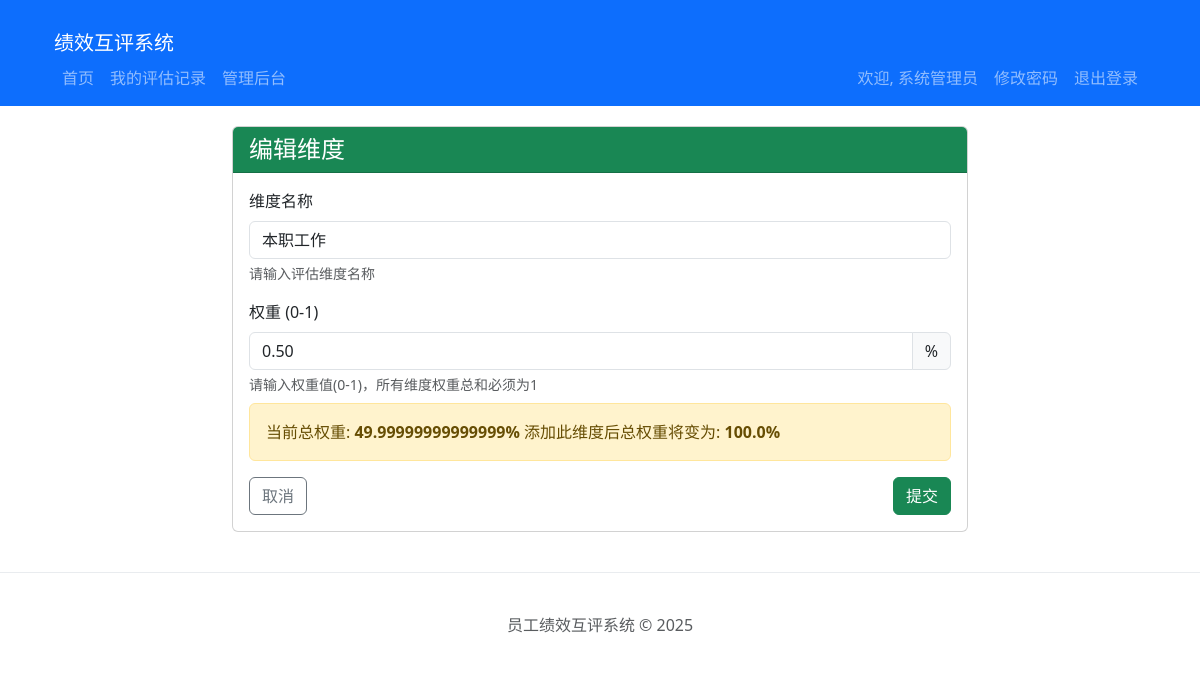
Page /admin/dimensions/edit/1 (signed in) on the committed database.
### models.py (models this page shows, shortened)
class Employee(UserMixin, db.Model):
    __tablename__ = 'employees'
    id = db.Column(db.Integer, primary_key=True)
    employee_id = db.Column(db.String(20), unique=True, nullable=False)
    name = db.Column(db.String(100), nullable=False)
    position = db.Column(db.String(100), nullable=False)
    password_hash = db.Column(db.String(256), nullable=False)
    is_admin = db.Column(db.Boolean, default=False)
    is_frozen = db.Column(db.Boolean, default=False)
    role = db.Column(db.String(20), default='员工', nullable=False)
    position_coefficient = db.Column(db.Float, default=1.0, nullable=False)
    created_at = db.Column(db.DateTime, default=datetime.utcnow)
    updated_at = db.Column(db.DateTime, default=datetime.utcnow, onupdate=datetime.utcnow)

class EvaluationDimension(db.Model):
    __tablename__ = 'evaluation_dimensions'
    id = db.Column(db.Integer, primary_key=True)
    name = db.Column(db.String(100), nullable=False)
    status = db.Column(db.String(20), default='published', nullable=False)
    weight = db.Column(db.Float, nullable=False)
    created_at = db.Column(db.DateTime, default=datetime.utcnow)
    updated_at = db.Column(db.DateTime, default=datetime.utcnow, onupdate=datetime.utcnow)

### app.py (the view, shortened to what this page needs)
@app.route('/admin/dimensions/edit/<int:id>', methods=['GET', 'POST'])
@login_required
@admin_required
def admin_dimension_edit(id):
    from models import EvaluationDimension
    from forms import DimensionForm
    dimension = EvaluationDimension.query.get_or_404(id)
    form = DimensionForm(obj=dimension)
    current_dimensions = EvaluationDimension.query.filter(EvaluationDimension.id != id).all()
    total_weight = sum(d.weight for d in current_dimensions)
    return render_template('admin/dimension_form.html', form=form, dimension=dimension, total_weight=total_weight)

### forms.py (shortened to what this page needs)
class DimensionForm(FlaskForm):
    name = StringField('维度名称', validators=[DataRequired(), Length(max=100)])
    weight = DecimalField('权重 (0-1)', validators=[DataRequired(), NumberRange(min=0, max=1)])
    submit = SubmitField('提交')

### app.py (called while the page is built)
def admin_required(f):
    @wraps(f)
    def decorated_function(*args, **kwargs):
        if not current_user.is_authenticated:
            return redirect(url_for('login', next=request.url))
        if not current_user.is_admin:
            abort(403)
        return f(*args, **kwargs)
    return decorated_function

@login_manager.user_loader
def load_user(user_id):
    return Employee.query.get(int(user_id))

### templates/admin/dimension_form.html (shortened to what this page needs)
{% extends 'base.html' %}
{% block content %}
<div class="row">
    <div class="col-md-8 offset-md-2">
        <div class="card">
            <div class="card-header bg-success text-white">
                <h4 class="mb-0">{% if dimension %}编辑维度{% else %}添加维度{% endif %}</h4>
            </div>
            <div class="card-body">
                <form method="POST" action="{{ url_for('admin_dimension_add') if not dimension else url_for('admin_dimension_edit', id=dimension.id) }}">
                    <div class="mb-3">
                        {{ form.name.label(class="form-label") }}
                        {{ form.name(class="form-control" + (' is-invalid' if form.name.errors else '')) }}
                        <div class="form-text">请输入评估维度名称</div>
                    </div>
                    <div class="mb-3">
                        {{ form.weight.label(class="form-label") }}
                        <div class="input-group">
                            {{ form.weight(class="form-control" + (' is-invalid' if form.weight.errors else ''), step="0.01") }}
                            <span class="input-group-text">%</span>
                        </div>
                        <div class="form-text">请输入权重值(0-1)，所有维度权重总和必须为1</div>
                        <div class="alert alert-warning mt-2">
                            当前总权重: <strong>{{ total_weight*100 }}%</strong>
                            添加此维度后总权重将变为: <strong>{{ (total_weight + (form.weight.data or 0))*100 }}%</strong>
                        </div>
                    </div>
                    <div class="d-flex justify-content-between">
                        <a href="{{ url_for('admin_dimension_list') }}" class="btn btn-outline-secondary">取消</a>
                        {{ form.submit(class="btn btn-success") }}
                    </div>
                </form>
            </div>
        </div>
    </div>
</div>
{% endblock %}

### templates/base.html (shortened to what this page needs)
<!DOCTYPE html>
<html lang="zh-CN">
<head>
    <link href="{{ url_for('static', filename='css/bootstrap.min.css') }}" rel="stylesheet">
</head>
<body>
    <nav class="navbar navbar-expand-lg navbar-dark bg-primary">
    <div class="container">
    <div class="container-fluid">
        <a class="navbar-brand" href="{{ url_for('index') }}">绩效互评系统</a>
        <div class="collapse navbar-collapse" id="navbarNav">
        {% if current_user.is_authenticated %}
        <ul class="navbar-nav me-auto">
            <li class="nav-item">
                <a class="nav-link" href="{{ url_for('index') }}">首页</a>
            </li>
            <li class="nav-item">
                <a class="nav-link" href="{{ url_for('my_evaluations') }}">我的评估记录</a>
            </li>
            {% if current_user.employee_id == '10000' %}
            <li class="nav-item">
                <a class="nav-link" href="{{ url_for('admin_dashboard') }}">管理后台</a>
            </li>
            {% endif %}
        </ul>
        <ul class="navbar-nav">
            <li class="nav-item">
                <span class="nav-link">欢迎, {{ current_user.name }}</span>
            </li>
            <li class="nav-item">
                  <a href="{{ url_for('change_password') }}" class="nav-link">修改密码</a>
              </li>
              <li class="nav-item">
                  <a href="{{ url_for('logout') }}" class="nav-link">退出登录</a>
              </li>
        </ul>
        {% else %}
        <ul class="navbar-nav ms-auto">
            <li class="nav-item">
                <a class="nav-link" href="{{ url_for('login') }}">登录</a>
            </li>
        </ul>
        {% endif %}
        </div>
    </nav>
    <div class="container">
        {% block content %}{% endblock %}
    </div>
    <footer class="footer">
        <div class="container">
            <span class="text-muted">员工绩效互评系统 &copy; 2025</span>
        </div>
    </footer>
</body>
</html>

### templates/base.html (style rules this page uses)
.container { margin-top: 20px; }
.footer { margin-top: 40px; padding: 20px; text-align: center; border-top: 1px solid #e9ecef; }

### rows in the picture
Employee: name "系统管理员"
EvaluationDimension: name "本职工作", weight "0.50", (total_weight+(form.weight.dataor0))*100 "100.0"

### other values in the picture
{{ total_weight*100 }} "49.99999999999999"
